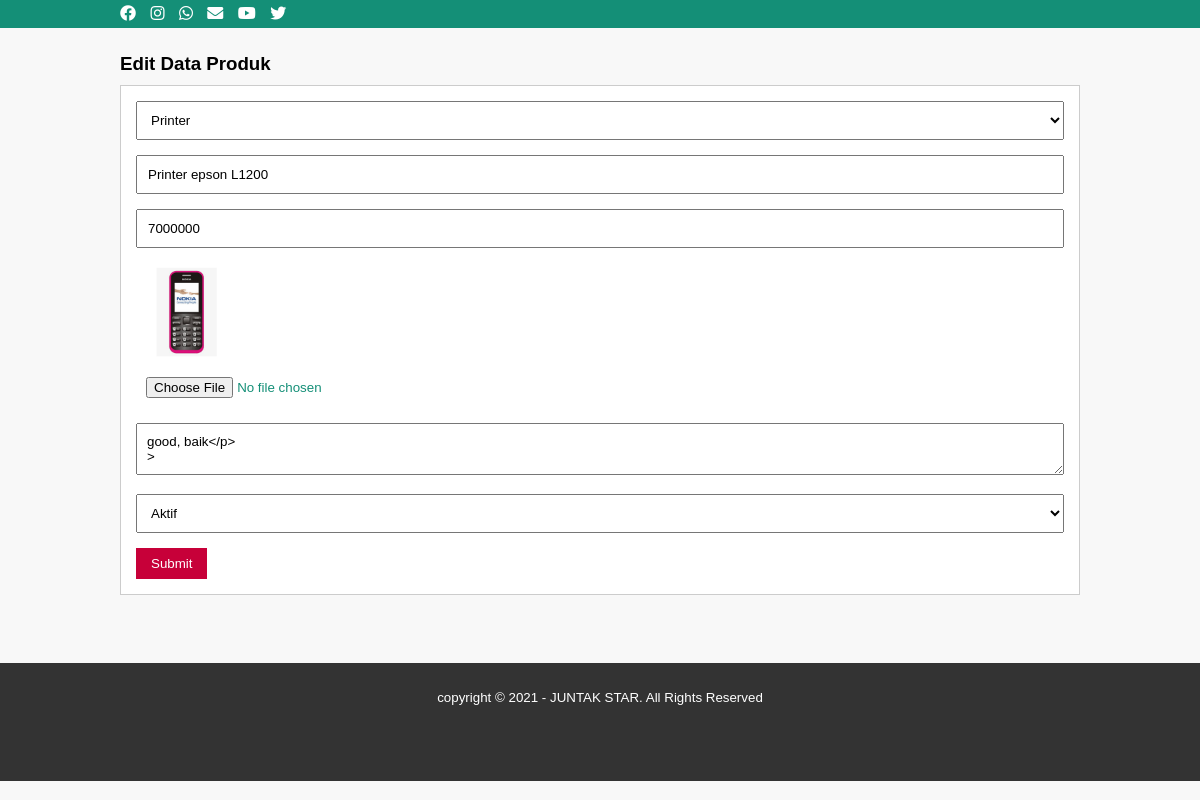
The app's page /edit-produk.php?id=42 (signed in) with its own data.
### tables this page shows
CREATE TABLE `tb_product` (
  `product_id` int(11) NOT NULL,
  `category_id` int(11) NOT NULL,
  `product_name` varchar(100) NOT NULL,
  `product_price` int(11) NOT NULL,
  `product_description` text NOT NULL,
  `product_image` varchar(100) NOT NULL,
  `product_status` tinyint(1) NOT NULL,
  `date_created` timestamp NOT NULL DEFAULT current_timestamp() ON UPDATE current_timestamp()
);

CREATE TABLE `tb_category` (
  `category_id` int(11) NOT NULL,
  `category_name` varchar(25) NOT NULL
);

### edit-produk.php (the view, shortened to what this page needs)
<?php
 include 'config.php';
 $produk = mysqli_query($conn, "SELECT * FROM tb_product WHERE product_id = '".$_GET['id']."' ");
	$p = mysqli_fetch_object($produk);
?>
<!DOCTYPE html>
<html>
<head>
	<link rel="stylesheet" type="text/css" href="style.css">
	<link rel="stylesheet" type="text/css" href="https://cdnjs.cloudflare.com/ajax/libs/font-awesome/5.13.0/css/all.min.css">
</head>
<body>
	<div class="medsos">
		<div class="container">
			<ul>
				<li><a href="#"><i class="fab fa-facebook"></i></a></li>
				<li><a href="#"><i class="fab fa-instagram"></i></a></li>
				<li><a href="#"><i class="fab fa-whatsapp"></i></a></li>
				<li><a href="#"><i class="fas fa-envelope"></i></li>
				<li><a href="#"><i class="fab fa-youtube"></i></a></li>
				<li><a href="#"><i class="fab fa-twitter"></i></a></li>
			</ul>
		</div>
	</div>
	<div class="section">
		<link rel="stylesheet" type="text/css" href="css/style.css">
		<div class="container">
			<h3>Edit Data Produk</h3>
			<div class="box">
				<form action="" method="POST" enctype="multipart/form-data">
					<select class="input-control" name="kategori" required>
						<?php
							$kategori = mysqli_query($conn, "SELECT * FROM tb_category ORDER BY category_id DESC");
							while($r = mysqli_fetch_array($kategori)){
						?>
						<option value="<?php echo $r['category_id'] ?>" <?php echo ($r['category_id'] == $p->category_id)? 'selected':''; ?> ><?php echo $r['category_name'] ?></option>
						<?php } ?>
					</select>
					<input type="text" name="nama" class="input-control" placeholder="Nama Produk" value="<?php echo $p->product_name ?>" required>
					<input type="text" name="harga" class="input-control" placeholder="Harga" value="<?php echo $p->product_price ?>" required>
					<img src="calon_pembeli/produk/<?php echo $p->product_image ?>" width="100px">
					<input type="file" name="gambar" class="input-control" required>
					<textarea class="input-control" name="deskripsi" placeholder="Deskripsi" <?php echo $p->product_description ?>></textarea><br>
					<select class="input-control" name="status">
						<option value="1" <?php echo ($p->product_status == 1)? 'selected':''; ?>>Aktif</option>
					</select>
					<input type="submit" name="submit" value="Submit" class="btn">
				</form>
			</div>
		</div>
	</div>
<br>
<footer>
	<div class="container">
		<small>copyright &copy; 2021 - JUNTAK STAR. All Rights Reserved</small>
</footer>
<footer>
 </footer>
</body>
</html>

### style.css (style rules this page uses)
* { padding: 0; margin: 0; font-family: sans-serif; }
a { color: inherit; text-decoration: none; }
.medsos { padding: 5px 0; background-color: #148f77 }
.medsos ul li { display: inline-block; color: #fff; margin-right: 10px; }
.container { width: 80%; margin: 0 auto; }
.container:after { content: ""; display:block; clear: both; }
.box { color: #148f77; }
.box:after { content: ''; display: block; clear: both; }
footer { padding: 30px 0; background-color: #333; color: #fff; text-align: center; }

### css/style.css (style rules this page uses)
* { padding: 0; margin: 0; font-family: 'Quicksand', sans-serif; }
body { background-color: #f8f8f8; }
.input-control { width: 100%; padding: 10px; margin-bottom: 15px; box-sizing: border-box; }
.btn { padding: 8px 15px; background-color: #C70039; color: #fff; border: none; cursor: pointer; }
.box { background-color: #fff; border: 1px solid #ccc; padding: 15px; box-sizing: border-box; margin: 10px 0 25px 0; }
footer { padding:25px 0; }
.container { width: 80%; margin:0 auto; }
.container:after { content: ''; display: block; clear: both; }
.section { padding:25px 0; }
.box { background-color: #fff; border:1px solid #ccc; padding:15px; box-sizing: border-box; margin:10px 0 25px 0; }

### records on screen
tb_product: kategori "Printer", nama "Printer epson L1200", harga "7000000", product_image (picture), deskripsi "good, baik</p> >", status "Aktif"
